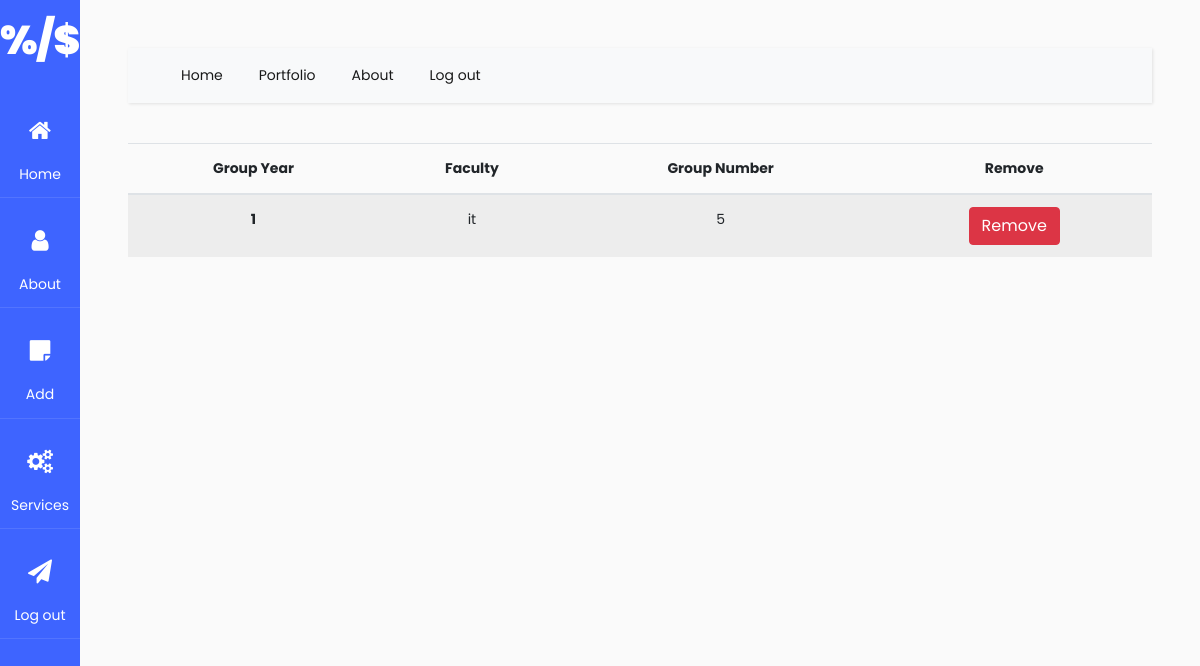
/schedule/add-student/1/, run on an earlier commit of the app's database.
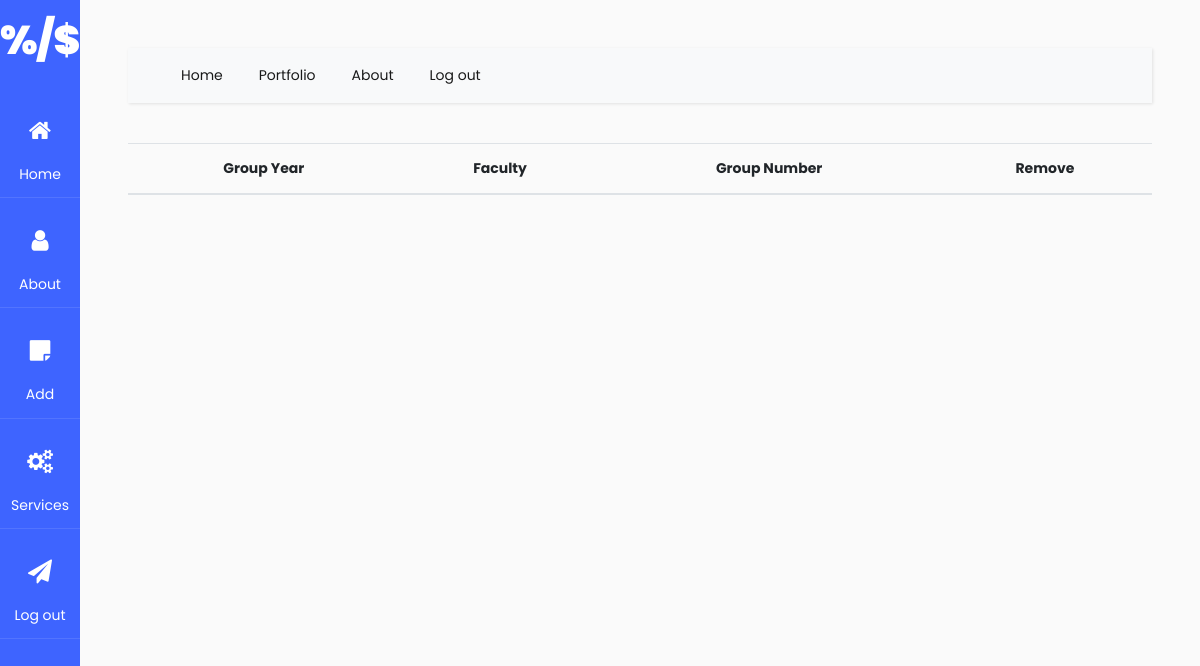
And on a later commit of the database.
### app/models.py (models this page shows, shortened)
class Students(models.Model):
    group_year = models.IntegerField()
    group_title = models.CharField(max_length= 10)
    group_number = models.IntegerField()
    lessons = models.ManyToManyField(Lesson, blank=True)
    class Meta:
        unique_together = ('group_year', 'group_title', 'group_number')

### app/views.py (the view)
# urls.py: path("add-student/<int:year_id>/", views.viewStudents, name = "viewStudents"),
def viewStudents(request, year_id):
    arr = Students.objects.filter(group_year = year_id).order_by("group_title")
    context = {'students':arr,}
    return render(request, "app/AddingForms/Studentslist.html", context)

### app/templates/app/AddingForms/Studentslist.html
{% extends 'app/layout.html' %}
{% block body %}
<table class="table table-striped">
    <thead>
      <tr>
        <th scope="col">Group Year</th>
        <th scope="col">Faculty</th>
        <th scope="col">Group Number</th>
        <th scope = "col">Remove</th>
      </tr>
    </thead>
{% for student in students %}
    <tbody>
      <tr>
        <th scope="row">{{student.group_year}}</th>
        <td>{{student.group_title}}</td>
        <td>{{student.group_number}}</td>
        <td><form action = "{% url 'scheduleapp:deleteStudent' student.id%}" method = "post">{% csrf_token %}<button type="submit" class="btn btn-danger" name = "delete">Remove</button></form></td>
      </tr>
    </tbody>
{% endfor %}
</table>
{% endblock body %}

### app/templates/app/layout.html (shortened to what this page needs)
{% load static %}
<!doctype html>
<html lang="en">
  <head>
		<link rel="stylesheet" href="https://stackpath.bootstrapcdn.com/font-awesome/4.7.0/css/font-awesome.min.css">
		<link rel="stylesheet" href="{% static 'css/style.css' %}">
  </head>
  <body>
		<div class="wrapper d-flex align-items-stretch">
			<nav id="sidebar" class="active">
				<h1><a href="index.html" class="logo">%/$</a></h1>
        <ul class="list-unstyled components mb-5">
          <li class="active">
            <a href="{% url 'scheduleapp:index' %}"><span class="fa fa-home"></span> Home</a>
          </li>
          <li>
              <a href="{% url 'scheduleapp:about' %}"><span class="fa fa-user"></span> About</a>
          </li>
          <li>
            <a href="{% url 'scheduleapp:adding' %}"><span class="fa fa-sticky-note"></span> Add</a>
          </li>
          <li>
            <a href="#"><span class="fa fa-cogs"></span> Services</a>
          </li>
          <li>
            <a href="{%url 'accounts:signout' %}"><span class="fa fa-paper-plane"></span> Log out</a>
          </li>
        </ul>
    	</nav>
      <div id="content" class="p-4 p-md-5">
        <nav class="navbar navbar-expand-lg navbar-light bg-light">
          <div class="container-fluid">
            <div class="collapse navbar-collapse" id="navbarSupportedContent">
              <ul class="nav navbar-nav ml-auto">
                <li class="nav-item active">
                    <a class="nav-link" href="{% url 'scheduleapp:index' %}">Home</a>
                </li>
                <li  class="nav-item active">
                    <a class="nav-link" href="#">Portfolio</a>
                </li>
                <li  class="nav-item active" >
                  <a href="scheduleapp:about" class = "nav-link">About</a>
                </li>
                <li  class="nav-item active" >
                  <a href="{%url 'accounts:signout' %}" class = "nav-link ">Log out</a>
                </li>
              </ul>
            </div>
          </div>
        </nav>
		{% block body %}{% endblock body %}
      </div>
		</div>
  </body>
</html>

What changed in the data, as far as the page shows it:
removed Students: group_year "1", group_title "it", group_number "5"
